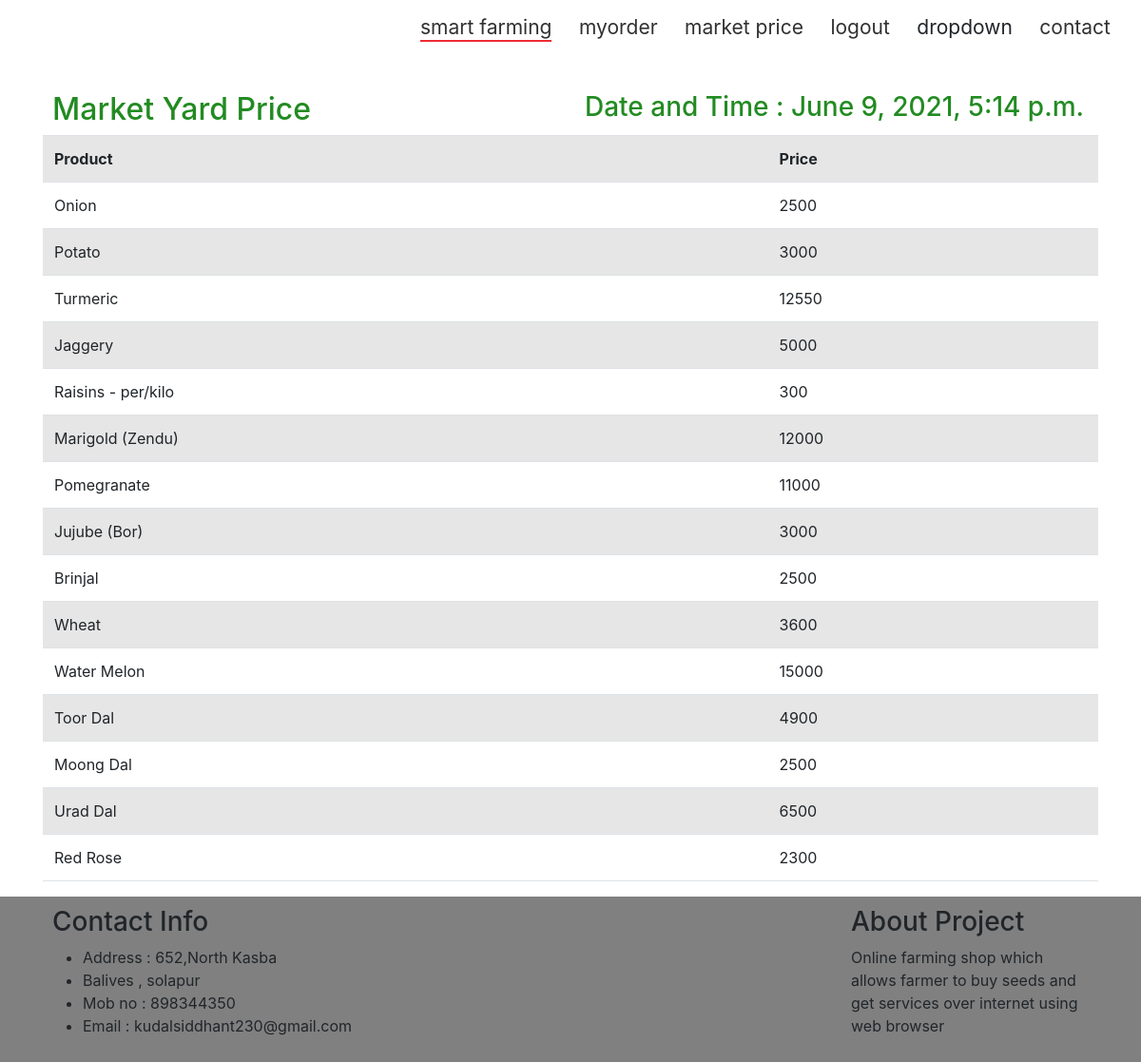
The app's page /mys/ with its own data.
### MYS/models.py (models this page shows, shortened)
class mys(models.Model):
    Name = models.CharField(max_length=50)
    price = models.IntegerField()

### MYS/views.py (the view)
# urls.py: path('',views.display),
def display(request):
    temp=mys.objects.all();
    temp2=datetime.datetime.now()
    return render(request,"mys.html",{'pdlist':temp,'time':temp2})

### MYS/templates/mys.html (shortened to what this page needs)
{% extends 'base.html'%}
{% block content %}
<!DOCTYPE html>
<html lang="en">
<head>
    <link rel="stylesheet" href="https://stackpath.bootstrapcdn.com/bootstrap/4.5.0/css/bootstrap.min.css">
</head>
<body>
    <div class="container">
    <div class="row">
        <div class="col-md-6">
        <h2 style="padding-left: 10px; color:forestgreen;"> Market Yard Price </h2>
        </div>
        <div class="col-md-6">
        <h3 style="color:forestgreen ;">Date and Time : {{time}}</h3>
        </div>
    </div>
    <div class="table-responsive">
        <div class="table-wrapper">
            <table class="table table-striped table-hover">
                <tr>
                    <th>Product</th>
                    <th>Price</th>
             </tr>
             {% for i in pdlist %}
             <tr>
                <td>{{i.Name}}</td>
                <td>{{i.price}}</td>
             </tr>
             {% endfor %}
            </table>
        </div>
    </div>
</div>
</body>
</html>
{% endblock %}

### records on screen
mys: Name "Onion", price "2500"
mys: Name "Potato", price "3000"
mys: Name "Turmeric", price "12550"
mys: Name "Jaggery", price "5000"
mys: Name "Raisins - per/kilo", price "300"
mys: Name "Marigold (Zendu)", price "12000"
mys: Name "Pomegranate", price "11000"
mys: Name "Jujube (Bor)", price "3000"
mys: Name "Brinjal", price "2500"
mys: Name "Wheat", price "3600"
mys: Name "Water Melon", price "15000"
mys: Name "Toor Dal", price "4900"
mys: Name "Moong Dal", price "2500"
mys: Name "Urad Dal", price "6500"
mys: Name "Red Rose", price "2300"
